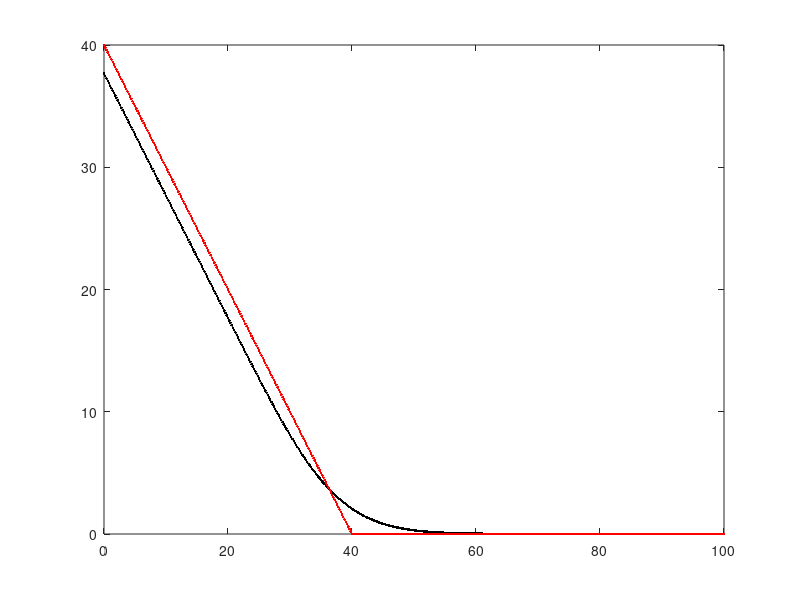

Here is the MATLAB script that generated this plot:
clear, clc
% numerical tests:
% [1] Forsyth, Labahn. (2007) Numerical methods for controlled
% Hamilton-Jacobi-Bellman PDEs in finance. 
%
% Example 2.3: American option 
% \min( -V_t - {\sigma^2 S^2/2 V_{SS} + rS V_S - rV}, V - V^* ) = 0.
% 
% This is equivalent to a penalized control problem 
% V_t + 
% \sup_{\mu\in\{0, 1\}} {\sigma^2 S^2/2 V_{SS} + rS V_S - rV + \mu(V^* - V)/\varepsilon} = 0.
%
% Let L^Q V := a(S, \tau, Q) V_SS + b(S, \tau, Q)V_s - c(S, \tau, Q)V.
% The HJB has the form of 
% V_\tau = sup_Q {L^Q V + d(S, \tau, Q)}. 
% 
% - a(S, \tau, Q) = \sigma^2 S^2/2,
% - b(S, \tau, Q) = rS, 
% - c(S, \tau, Q) = r + \mu/\varepsilon
% - d(S, \tau, Q) = \mu/varepsilon
%
% Aim to solve the problem on [0,T]\times[0, S_{max}]

%% American put parameters
p.price = 36;
p.volatility = 0.2;
p.rate = 0.06;
p.expiration = 1;
p.strike = 40;
eps = 0.01;

%% determine the boundary condition
price_max = 100;
V_star = @(s) max(p.strike - s, 0);

%% discretization parameters
n_time = 1000;
n_price = 500;
dt = p.expiration / n_time;
h = price_max / n_price;
price_grid = (0:h:price_max)';

%% grid and matrix
sigma = p.volatility;
r = p.rate;
alpha = sigma^2/(2*h^2) * price_grid.^2 - r/(2*h) * price_grid;
beta = sigma^2/(2*h^2) * price_grid.^2 + r/(2*h) * price_grid;

mu = zeros(n_price+1, 1);  % initialize the control   % mu == 0 leads to european price
AQ = diag(-alpha - beta - r - mu/eps);
AQ = AQ + diag(alpha(2:end), -1) + diag(beta(1:end-1), 1);
AQ(end, :) = 0;  % last row = 0 for boundary condition
DQ = mu/eps .* V_star(price_grid);

%% solve the algebraic discrete equations
V = zeros(n_price+1, n_time+1);
V(:, 1) = V_star(price_grid);  % initial value
for n = 1:n_time
    V(:, n+1) = (eye(n_price+1) - dt*AQ) \ (V(:, n) + dt*DQ);
end

plot(0:h:price_max, V(:,end), '.-k');
hold on; plot(0:h:price_max, V(:, 1), '.-r');

euro = interp1(price_grid, V(:,end), p.price)

[~,euro_ref] = blsprice(p.price, p.strike, p.rate, p.expiration, p.volatility)






